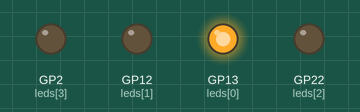
Bench run of a program on a simulated Raspberry Pi Pico running MicroPython. Parts: output pins drawn as LEDs (lit = HIGH). What the program prints to the serial console is not drawn.

Above: at 0.2 s.
At 1.2 s:
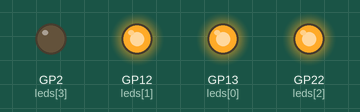
At 1.7 s:
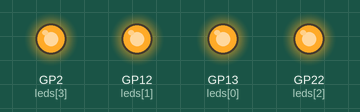
At 2.2 s:
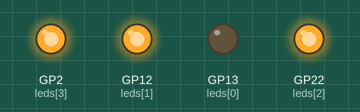
At 3.2 s:
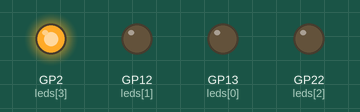
At 4.7 s:
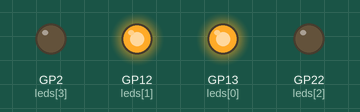
Timing chart, 0 to 5.2 s (numbered marks = the images above):
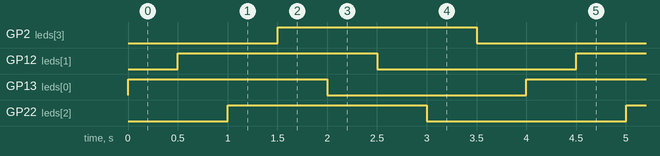

Measured:
- by itself, GP2 (leds[3]), GP12 (leds[1]), GP13 (leds[0]), GP22 (leds[2]): alternates HIGH for 2.0 s and LOW for 2.0 s
- by itself, everything shown: repeats every 4.0 s, in 8 steps

The program:

04_LED_headlights_03.py
```python
from machine import Pin
import time
pins = [13,12,22,2]
leds = [ Pin(pn, Pin.OUT) for pn in pins ]
print(leds)
try:
    while True:
        # 모든 LED ON
        for led_pin in leds:
            led_pin.value(1)
            time.sleep(0.5)
        # 모든 LED OFF
        for led_pin in leds:
            led_pin.value(0)
            time.sleep(0.5)
except KeyboardInterrupt:
    print("프로그램이 중단되었습니다.")
    # 모든 LED 끄기
    for led_pin in leds:
        led_pin.value(0)
```
